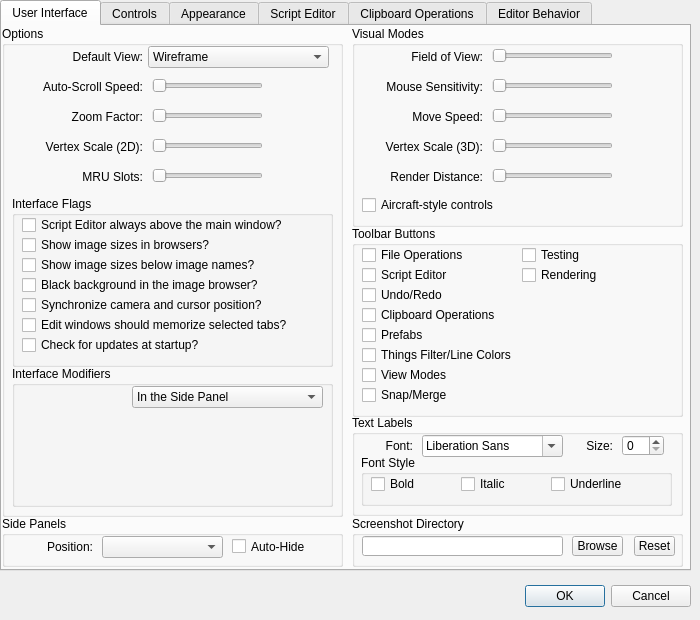
<?xml version="1.0" encoding="UTF-8"?>
<ui version="4.0">
 <class>g4_qtpreferencesform</class>
 <widget class="QDialog" name="g4_qtpreferencesform">
  <property name="geometry">
   <rect>
    <x>0</x>
    <y>0</y>
    <width>700</width>
    <height>620</height>
   </rect>
  </property>
  <property name="windowTitle">
   <string>Dialog</string>
  </property>
  <widget class="QDialogButtonBox" name="buttonBox">
   <property name="geometry">
    <rect>
     <x>350</x>
     <y>580</y>
     <width>341</width>
     <height>32</height>
    </rect>
   </property>
   <property name="orientation">
    <enum>Qt::Horizontal</enum>
   </property>
   <property name="standardButtons">
    <set>QDialogButtonBox::Cancel|QDialogButtonBox::Ok</set>
   </property>
  </widget>
  <widget class="QTabWidget" name="tabWidget">
   <property name="geometry">
    <rect>
     <x>0</x>
     <y>0</y>
     <width>691</width>
     <height>571</height>
    </rect>
   </property>
   <property name="currentIndex">
    <number>0</number>
   </property>
   <widget class="QWidget" name="pref_ui">
    <attribute name="title">
     <string>User Interface</string>
    </attribute>
    <widget class="QGroupBox" name="groupBox">
     <property name="geometry">
      <rect>
       <x>0</x>
       <y>0</y>
       <width>341</width>
       <height>491</height>
      </rect>
     </property>
     <property name="title">
      <string>Options</string>
     </property>
     <widget class="QComboBox" name="comboBox">
      <property name="geometry">
       <rect>
        <x>146</x>
        <y>20</y>
        <width>181</width>
        <height>22</height>
       </rect>
      </property>
      <item>
       <property name="text">
        <string>Wireframe</string>
       </property>
      </item>
      <item>
       <property name="text">
        <string>Flat Shaded</string>
       </property>
      </item>
      <item>
       <property name="text">
        <string>Textured (Floors)</string>
       </property>
      </item>
      <item>
       <property name="text">
        <string>Textured (Ceilings)</string>
       </property>
      </item>
     </widget>
     <widget class="QLabel" name="label">
      <property name="geometry">
       <rect>
        <x>30</x>
        <y>20</y>
        <width>111</width>
        <height>21</height>
       </rect>
      </property>
      <property name="text">
       <string>Default View:</string>
      </property>
      <property name="alignment">
       <set>Qt::AlignRight|Qt::AlignTrailing|Qt::AlignVCenter</set>
      </property>
     </widget>
     <widget class="QSlider" name="horizontalSlider">
      <property name="geometry">
       <rect>
        <x>150</x>
        <y>50</y>
        <width>111</width>
        <height>20</height>
       </rect>
      </property>
      <property name="orientation">
       <enum>Qt::Horizontal</enum>
      </property>
     </widget>
     <widget class="QLabel" name="label_2">
      <property name="geometry">
       <rect>
        <x>30</x>
        <y>50</y>
        <width>111</width>
        <height>21</height>
       </rect>
      </property>
      <property name="text">
       <string>Auto-Scroll Speed:</string>
      </property>
      <property name="alignment">
       <set>Qt::AlignRight|Qt::AlignTrailing|Qt::AlignVCenter</set>
      </property>
     </widget>
     <widget class="QSlider" name="horizontalSlider_2">
      <property name="geometry">
       <rect>
        <x>150</x>
        <y>80</y>
        <width>111</width>
        <height>20</height>
       </rect>
      </property>
      <property name="orientation">
       <enum>Qt::Horizontal</enum>
      </property>
     </widget>
     <widget class="QLabel" name="label_3">
      <property name="geometry">
       <rect>
        <x>30</x>
        <y>80</y>
        <width>111</width>
        <height>21</height>
       </rect>
      </property>
      <property name="text">
       <string>Zoom Factor:</string>
      </property>
      <property name="alignment">
       <set>Qt::AlignRight|Qt::AlignTrailing|Qt::AlignVCenter</set>
      </property>
     </widget>
     <widget class="QSlider" name="horizontalSlider_3">
      <property name="geometry">
       <rect>
        <x>150</x>
        <y>110</y>
        <width>111</width>
        <height>20</height>
       </rect>
      </property>
      <property name="orientation">
       <enum>Qt::Horizontal</enum>
      </property>
     </widget>
     <widget class="QLabel" name="label_4">
      <property name="geometry">
       <rect>
        <x>30</x>
        <y>110</y>
        <width>111</width>
        <height>21</height>
       </rect>
      </property>
      <property name="text">
       <string>Vertex Scale (2D):</string>
      </property>
      <property name="alignment">
       <set>Qt::AlignRight|Qt::AlignTrailing|Qt::AlignVCenter</set>
      </property>
     </widget>
     <widget class="QLabel" name="label_5">
      <property name="geometry">
       <rect>
        <x>30</x>
        <y>140</y>
        <width>111</width>
        <height>21</height>
       </rect>
      </property>
      <property name="text">
       <string>MRU Slots:</string>
      </property>
      <property name="alignment">
       <set>Qt::AlignRight|Qt::AlignTrailing|Qt::AlignVCenter</set>
      </property>
     </widget>
     <widget class="QSlider" name="horizontalSlider_4">
      <property name="geometry">
       <rect>
        <x>150</x>
        <y>140</y>
        <width>111</width>
        <height>20</height>
       </rect>
      </property>
      <property name="orientation">
       <enum>Qt::Horizontal</enum>
      </property>
     </widget>
     <widget class="QGroupBox" name="groupBox_8">
      <property name="geometry">
       <rect>
        <x>10</x>
        <y>170</y>
        <width>321</width>
        <height>171</height>
       </rect>
      </property>
      <property name="title">
       <string>Interface Flags</string>
      </property>
      <widget class="QCheckBox" name="checkBox_16">
       <property name="geometry">
        <rect>
         <x>10</x>
         <y>20</y>
         <width>301</width>
         <height>18</height>
        </rect>
       </property>
       <property name="text">
        <string>Script Editor always above the main window?</string>
       </property>
      </widget>
      <widget class="QCheckBox" name="checkBox_17">
       <property name="geometry">
        <rect>
         <x>10</x>
         <y>40</y>
         <width>301</width>
         <height>18</height>
        </rect>
       </property>
       <property name="text">
        <string>Show image sizes in browsers?</string>
       </property>
      </widget>
      <widget class="QCheckBox" name="checkBox_18">
       <property name="geometry">
        <rect>
         <x>10</x>
         <y>60</y>
         <width>301</width>
         <height>18</height>
        </rect>
       </property>
       <property name="text">
        <string>Show image sizes below image names?</string>
       </property>
      </widget>
      <widget class="QCheckBox" name="checkBox_19">
       <property name="geometry">
        <rect>
         <x>10</x>
         <y>80</y>
         <width>301</width>
         <height>18</height>
        </rect>
       </property>
       <property name="text">
        <string>Black background in the image browser?</string>
       </property>
      </widget>
      <widget class="QCheckBox" name="checkBox_20">
       <property name="geometry">
        <rect>
         <x>10</x>
         <y>100</y>
         <width>301</width>
         <height>18</height>
        </rect>
       </property>
       <property name="text">
        <string>Synchronize camera and cursor position?</string>
       </property>
      </widget>
      <widget class="QCheckBox" name="checkBox_21">
       <property name="geometry">
        <rect>
         <x>10</x>
         <y>120</y>
         <width>301</width>
         <height>18</height>
        </rect>
       </property>
       <property name="text">
        <string>Edit windows should memorize selected tabs?</string>
       </property>
      </widget>
      <widget class="QCheckBox" name="checkBox_22">
       <property name="geometry">
        <rect>
         <x>10</x>
         <y>140</y>
         <width>301</width>
         <height>18</height>
        </rect>
       </property>
       <property name="text">
        <string>Check for updates at startup?</string>
       </property>
      </widget>
     </widget>
     <widget class="QGroupBox" name="groupBox_9">
      <property name="geometry">
       <rect>
        <x>10</x>
        <y>340</y>
        <width>321</width>
        <height>141</height>
       </rect>
      </property>
      <property name="title">
       <string>Interface Modifiers</string>
      </property>
      <widget class="QComboBox" name="comboBox_3">
       <property name="geometry">
        <rect>
         <x>120</x>
         <y>20</y>
         <width>191</width>
         <height>22</height>
        </rect>
       </property>
       <item>
        <property name="text">
         <string>In the Side Panel</string>
        </property>
       </item>
       <item>
        <property name="text">
         <string>Above the Information Panel</string>
        </property>
       </item>
       <item>
        <property name="text">
         <string>Over the main view</string>
        </property>
       </item>
      </widget>
     </widget>
    </widget>
    <widget class="QGroupBox" name="groupBox_2">
     <property name="geometry">
      <rect>
       <x>0</x>
       <y>490</y>
       <width>341</width>
       <height>51</height>
      </rect>
     </property>
     <property name="title">
      <string>Side Panels</string>
     </property>
     <widget class="QComboBox" name="comboBox_2">
      <property name="geometry">
       <rect>
        <x>100</x>
        <y>20</y>
        <width>121</width>
        <height>22</height>
       </rect>
      </property>
     </widget>
     <widget class="QLabel" name="label_6">
      <property name="geometry">
       <rect>
        <x>10</x>
        <y>20</y>
        <width>81</width>
        <height>21</height>
       </rect>
      </property>
      <property name="text">
       <string>Position:</string>
      </property>
      <property name="scaledContents">
       <bool>false</bool>
      </property>
      <property name="alignment">
       <set>Qt::AlignRight|Qt::AlignTrailing|Qt::AlignVCenter</set>
      </property>
     </widget>
     <widget class="QCheckBox" name="checkBox">
      <property name="geometry">
       <rect>
        <x>230</x>
        <y>20</y>
        <width>83</width>
        <height>21</height>
       </rect>
      </property>
      <property name="text">
       <string>Auto-Hide</string>
      </property>
     </widget>
    </widget>
    <widget class="QGroupBox" name="groupBox_3">
     <property name="geometry">
      <rect>
       <x>350</x>
       <y>0</y>
       <width>331</width>
       <height>201</height>
      </rect>
     </property>
     <property name="title">
      <string>Visual Modes</string>
     </property>
     <widget class="QSlider" name="horizontalSlider_5">
      <property name="geometry">
       <rect>
        <x>140</x>
        <y>20</y>
        <width>121</width>
        <height>20</height>
       </rect>
      </property>
      <property name="orientation">
       <enum>Qt::Horizontal</enum>
      </property>
     </widget>
     <widget class="QSlider" name="horizontalSlider_6">
      <property name="geometry">
       <rect>
        <x>140</x>
        <y>50</y>
        <width>121</width>
        <height>20</height>
       </rect>
      </property>
      <property name="orientation">
       <enum>Qt::Horizontal</enum>
      </property>
     </widget>
     <widget class="QSlider" name="horizontalSlider_7">
      <property name="geometry">
       <rect>
        <x>140</x>
        <y>80</y>
        <width>121</width>
        <height>20</height>
       </rect>
      </property>
      <property name="orientation">
       <enum>Qt::Horizontal</enum>
      </property>
     </widget>
     <widget class="QSlider" name="horizontalSlider_8">
      <property name="geometry">
       <rect>
        <x>140</x>
        <y>110</y>
        <width>121</width>
        <height>20</height>
       </rect>
      </property>
      <property name="orientation">
       <enum>Qt::Horizontal</enum>
      </property>
     </widget>
     <widget class="QSlider" name="horizontalSlider_9">
      <property name="geometry">
       <rect>
        <x>140</x>
        <y>140</y>
        <width>121</width>
        <height>20</height>
       </rect>
      </property>
      <property name="orientation">
       <enum>Qt::Horizontal</enum>
      </property>
     </widget>
     <widget class="QLabel" name="label_7">
      <property name="geometry">
       <rect>
        <x>10</x>
        <y>20</y>
        <width>121</width>
        <height>21</height>
       </rect>
      </property>
      <property name="text">
       <string>Field of View:</string>
      </property>
      <property name="alignment">
       <set>Qt::AlignRight|Qt::AlignTrailing|Qt::AlignVCenter</set>
      </property>
     </widget>
     <widget class="QLabel" name="label_8">
      <property name="geometry">
       <rect>
        <x>10</x>
        <y>50</y>
        <width>121</width>
        <height>21</height>
       </rect>
      </property>
      <property name="text">
       <string>Mouse Sensitivity:</string>
      </property>
      <property name="alignment">
       <set>Qt::AlignRight|Qt::AlignTrailing|Qt::AlignVCenter</set>
      </property>
     </widget>
     <widget class="QLabel" name="label_9">
      <property name="geometry">
       <rect>
        <x>10</x>
        <y>80</y>
        <width>121</width>
        <height>21</height>
       </rect>
      </property>
      <property name="text">
       <string>Move Speed:</string>
      </property>
      <property name="alignment">
       <set>Qt::AlignRight|Qt::AlignTrailing|Qt::AlignVCenter</set>
      </property>
     </widget>
     <widget class="QLabel" name="label_10">
      <property name="geometry">
       <rect>
        <x>10</x>
        <y>110</y>
        <width>121</width>
        <height>21</height>
       </rect>
      </property>
      <property name="text">
       <string>Vertex Scale (3D):</string>
      </property>
      <property name="alignment">
       <set>Qt::AlignRight|Qt::AlignTrailing|Qt::AlignVCenter</set>
      </property>
     </widget>
     <widget class="QLabel" name="label_11">
      <property name="geometry">
       <rect>
        <x>10</x>
        <y>140</y>
        <width>121</width>
        <height>21</height>
       </rect>
      </property>
      <property name="text">
       <string>Render Distance:</string>
      </property>
      <property name="alignment">
       <set>Qt::AlignRight|Qt::AlignTrailing|Qt::AlignVCenter</set>
      </property>
     </widget>
     <widget class="QCheckBox" name="checkBox_2">
      <property name="geometry">
       <rect>
        <x>10</x>
        <y>170</y>
        <width>161</width>
        <height>18</height>
       </rect>
      </property>
      <property name="text">
       <string>Aircraft-style controls</string>
      </property>
     </widget>
    </widget>
    <widget class="QGroupBox" name="groupBox_4">
     <property name="geometry">
      <rect>
       <x>350</x>
       <y>490</y>
       <width>331</width>
       <height>51</height>
      </rect>
     </property>
     <property name="title">
      <string>Screenshot Directory</string>
     </property>
     <widget class="QLineEdit" name="lineEdit">
      <property name="geometry">
       <rect>
        <x>10</x>
        <y>20</y>
        <width>201</width>
        <height>20</height>
       </rect>
      </property>
     </widget>
     <widget class="QToolButton" name="toolButton">
      <property name="geometry">
       <rect>
        <x>282</x>
        <y>20</y>
        <width>41</width>
        <height>20</height>
       </rect>
      </property>
      <property name="text">
       <string>Reset</string>
      </property>
     </widget>
     <widget class="QToolButton" name="toolButton_2">
      <property name="geometry">
       <rect>
        <x>220</x>
        <y>20</y>
        <width>51</width>
        <height>20</height>
       </rect>
      </property>
      <property name="text">
       <string>Browse</string>
      </property>
     </widget>
    </widget>
    <widget class="QGroupBox" name="groupBox_5">
     <property name="geometry">
      <rect>
       <x>350</x>
       <y>200</y>
       <width>331</width>
       <height>191</height>
      </rect>
     </property>
     <property name="title">
      <string>Toolbar Buttons</string>
     </property>
     <widget class="QCheckBox" name="checkBox_3">
      <property name="geometry">
       <rect>
        <x>10</x>
        <y>20</y>
        <width>151</width>
        <height>18</height>
       </rect>
      </property>
      <property name="text">
       <string>File Operations</string>
      </property>
     </widget>
     <widget class="QCheckBox" name="checkBox_4">
      <property name="geometry">
       <rect>
        <x>10</x>
        <y>40</y>
        <width>151</width>
        <height>18</height>
       </rect>
      </property>
      <property name="text">
       <string>Script Editor</string>
      </property>
     </widget>
     <widget class="QCheckBox" name="checkBox_5">
      <property name="geometry">
       <rect>
        <x>10</x>
        <y>60</y>
        <width>151</width>
        <height>18</height>
       </rect>
      </property>
      <property name="text">
       <string>Undo/Redo</string>
      </property>
     </widget>
     <widget class="QCheckBox" name="checkBox_6">
      <property name="geometry">
       <rect>
        <x>10</x>
        <y>80</y>
        <width>151</width>
        <height>18</height>
       </rect>
      </property>
      <property name="text">
       <string>Clipboard Operations</string>
      </property>
     </widget>
     <widget class="QCheckBox" name="checkBox_7">
      <property name="geometry">
       <rect>
        <x>10</x>
        <y>100</y>
        <width>151</width>
        <height>18</height>
       </rect>
      </property>
      <property name="text">
       <string>Prefabs</string>
      </property>
     </widget>
     <widget class="QCheckBox" name="checkBox_8">
      <property name="geometry">
       <rect>
        <x>10</x>
        <y>120</y>
        <width>311</width>
        <height>18</height>
       </rect>
      </property>
      <property name="text">
       <string>Things Filter/Line Colors</string>
      </property>
     </widget>
     <widget class="QCheckBox" name="checkBox_9">
      <property name="geometry">
       <rect>
        <x>10</x>
        <y>140</y>
        <width>311</width>
        <height>18</height>
       </rect>
      </property>
      <property name="text">
       <string>View Modes</string>
      </property>
     </widget>
     <widget class="QCheckBox" name="checkBox_10">
      <property name="geometry">
       <rect>
        <x>10</x>
        <y>160</y>
        <width>311</width>
        <height>18</height>
       </rect>
      </property>
      <property name="text">
       <string>Snap/Merge</string>
      </property>
     </widget>
     <widget class="QCheckBox" name="checkBox_11">
      <property name="geometry">
       <rect>
        <x>170</x>
        <y>20</y>
        <width>151</width>
        <height>18</height>
       </rect>
      </property>
      <property name="text">
       <string>Testing</string>
      </property>
     </widget>
     <widget class="QCheckBox" name="checkBox_12">
      <property name="geometry">
       <rect>
        <x>170</x>
        <y>40</y>
        <width>151</width>
        <height>18</height>
       </rect>
      </property>
      <property name="text">
       <string>Rendering</string>
      </property>
     </widget>
    </widget>
    <widget class="QGroupBox" name="groupBox_6">
     <property name="geometry">
      <rect>
       <x>350</x>
       <y>389</y>
       <width>331</width>
       <height>101</height>
      </rect>
     </property>
     <property name="title">
      <string>Text Labels</string>
     </property>
     <widget class="QFontComboBox" name="fontComboBox">
      <property name="geometry">
       <rect>
        <x>70</x>
        <y>20</y>
        <width>141</width>
        <height>22</height>
       </rect>
      </property>
     </widget>
     <widget class="QLabel" name="label_12">
      <property name="geometry">
       <rect>
        <x>10</x>
        <y>20</y>
        <width>51</width>
        <height>21</height>
       </rect>
      </property>
      <property name="text">
       <string>Font:</string>
      </property>
      <property name="alignment">
       <set>Qt::AlignRight|Qt::AlignTrailing|Qt::AlignVCenter</set>
      </property>
     </widget>
     <widget class="QSpinBox" name="spinBox">
      <property name="geometry">
       <rect>
        <x>270</x>
        <y>20</y>
        <width>42</width>
        <height>21</height>
       </rect>
      </property>
     </widget>
     <widget class="QLabel" name="label_13">
      <property name="geometry">
       <rect>
        <x>220</x>
        <y>20</y>
        <width>41</width>
        <height>21</height>
       </rect>
      </property>
      <property name="text">
       <string>Size:</string>
      </property>
      <property name="alignment">
       <set>Qt::AlignRight|Qt::AlignTrailing|Qt::AlignVCenter</set>
      </property>
     </widget>
     <widget class="QGroupBox" name="groupBox_7">
      <property name="geometry">
       <rect>
        <x>9</x>
        <y>40</y>
        <width>311</width>
        <height>51</height>
       </rect>
      </property>
      <property name="title">
       <string>Font Style</string>
      </property>
      <widget class="QCheckBox" name="checkBox_13">
       <property name="geometry">
        <rect>
         <x>10</x>
         <y>20</y>
         <width>83</width>
         <height>18</height>
        </rect>
       </property>
       <property name="text">
        <string>Bold</string>
       </property>
      </widget>
      <widget class="QCheckBox" name="checkBox_14">
       <property name="geometry">
        <rect>
         <x>100</x>
         <y>20</y>
         <width>83</width>
         <height>18</height>
        </rect>
       </property>
       <property name="text">
        <string>Italic</string>
       </property>
      </widget>
      <widget class="QCheckBox" name="checkBox_15">
       <property name="geometry">
        <rect>
         <x>190</x>
         <y>20</y>
         <width>83</width>
         <height>18</height>
        </rect>
       </property>
       <property name="text">
        <string>Underline</string>
       </property>
      </widget>
     </widget>
    </widget>
   </widget>
   <widget class="QWidget" name="pref_controls">
    <attribute name="title">
     <string>Controls</string>
    </attribute>
   </widget>
   <widget class="QWidget" name="pref_appearance">
    <attribute name="title">
     <string>Appearance</string>
    </attribute>
   </widget>
   <widget class="QWidget" name="pref_scriptedit">
    <attribute name="title">
     <string>Script Editor</string>
    </attribute>
   </widget>
   <widget class="QWidget" name="prefs_clipboard">
    <attribute name="title">
     <string>Clipboard Operations</string>
    </attribute>
   </widget>
   <widget class="QWidget" name="prefs_editcfg">
    <attribute name="title">
     <string>Editor Behavior</string>
    </attribute>
   </widget>
  </widget>
 </widget>
 <resources/>
 <connections>
  <connection>
   <sender>buttonBox</sender>
   <signal>accepted()</signal>
   <receiver>g4_qtpreferencesform</receiver>
   <slot>accept()</slot>
   <hints>
    <hint type="sourcelabel">
     <x>248</x>
     <y>254</y>
    </hint>
    <hint type="destinationlabel">
     <x>157</x>
     <y>274</y>
    </hint>
   </hints>
  </connection>
  <connection>
   <sender>buttonBox</sender>
   <signal>rejected()</signal>
   <receiver>g4_qtpreferencesform</receiver>
   <slot>reject()</slot>
   <hints>
    <hint type="sourcelabel">
     <x>316</x>
     <y>260</y>
    </hint>
    <hint type="destinationlabel">
     <x>286</x>
     <y>274</y>
    </hint>
   </hints>
  </connection>
 </connections>
</ui>
